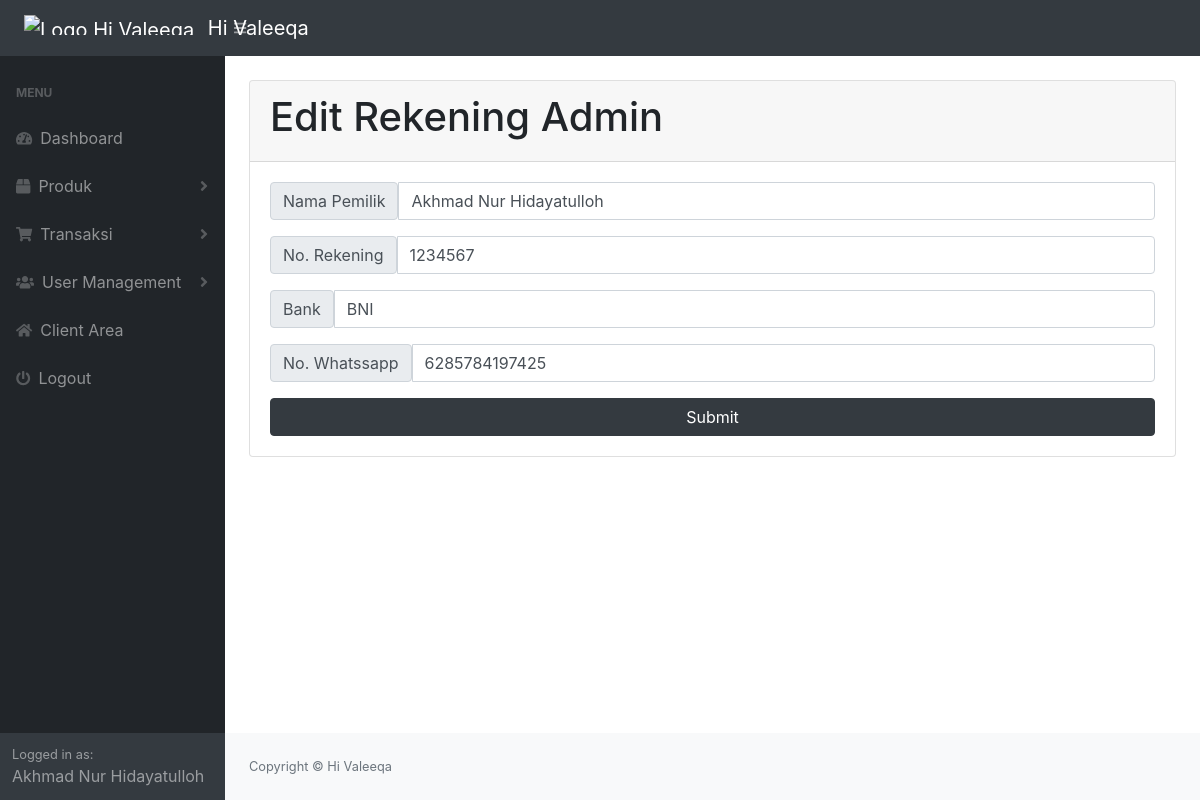
Screenshot of /admin/dist/edit-rekening.php (signed in) with the database file from the repository.
### tables this page shows
CREATE TABLE `rekening` (
  `nama` varchar(70) NOT NULL,
  `rekening` varchar(30) NOT NULL,
  `bank` varchar(30) NOT NULL,
  `nomor_wa` varchar(15) NOT NULL
);

### admin/dist/edit-rekening.php (the view, shortened to what this page needs)
<?php
    include "sidebar.php";
    require_once "connection.php";
    $sql = "SELECT * FROM rekening";
    $query = mysqli_query($conn, $sql);
    $data = mysqli_fetch_array($query);
    ?>
    <div class="container-fluid">
      <div class="card my-4">
        <div class="card-header">
          <h1>Edit Rekening Admin</h1>
        </div>
        <div class="card-body">
          <form action="edit-rekening-process.php" method="POST">
            <div class="input-group mb-3">
              <span class="input-group-text">Nama Pemilik</span>
              <input type="text" name="nama" class="form-control" placeholder="Masukkan nama pemilik rekening" maxlength="70" value="<?php echo $data["nama"]; ?>" required>
            </div>
            <div class="input-group mb-3">
              <span class="input-group-text">No. Rekening</span>
              <input type="text" name="rekening" class="form-control" placeholder="Masukkan nomor rekening" maxlength="30" value="<?php echo $data["rekening"]; ?>" required>
            </div>
            <div class="input-group mb-3">
              <span class="input-group-text">Bank</span>
              <input type="text" name="bank" class="form-control" placeholder="Masukkan nama bank asal" maxlength="30" value="<?php echo $data["bank"]; ?>" required>
            </div>
            <div class="input-group mb-3">
              <span class="input-group-text">No. Whatssapp</span>
              <input type="text" name="wa" class="form-control" placeholder="Nomor ini digunakan untuk konfirmasi transaksi pelanggan, nomor harus memakai awalan 62" maxlength="15" value="<?php echo $data["nomor_wa"]; ?>" required>
            </div>
            <button class="btn btn-dark" type="submit" style="width: 100%;">Submit</button>
          </form>
        </div>
      </div>
    </div>
<?php include 'footer.php' ?>

### rows the page displays
rekening: nama "Akhmad Nur Hidayatulloh", rekening "1234567", bank "BNI", wa "6285784197425"

### other values shown
$_SESSION["nama"] "Akhmad Nur Hidayatulloh"
